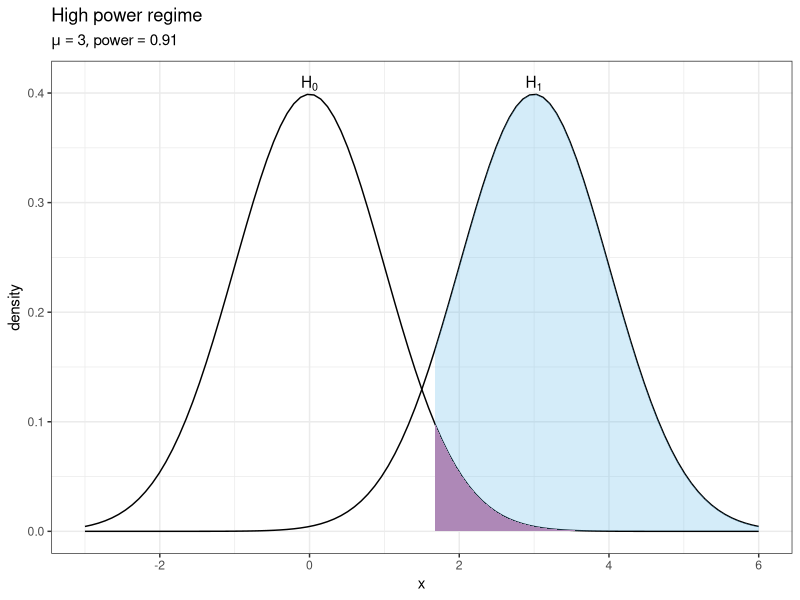
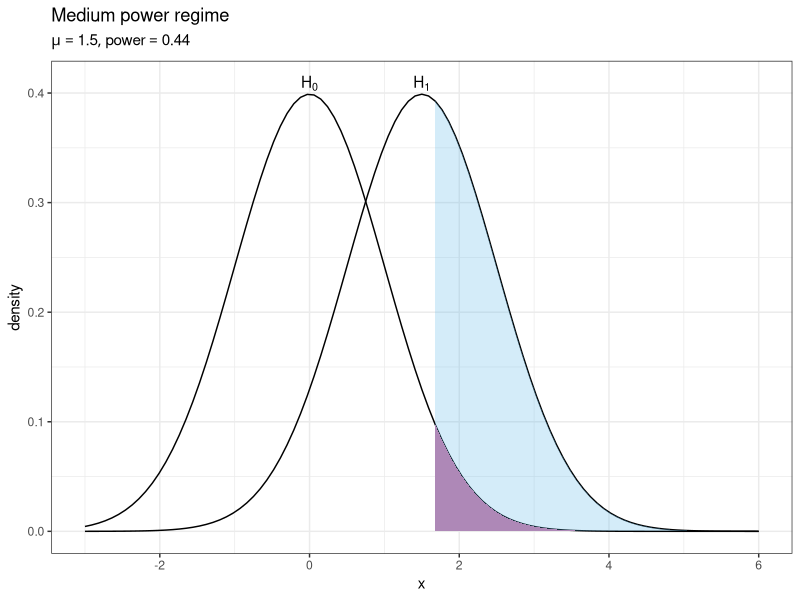
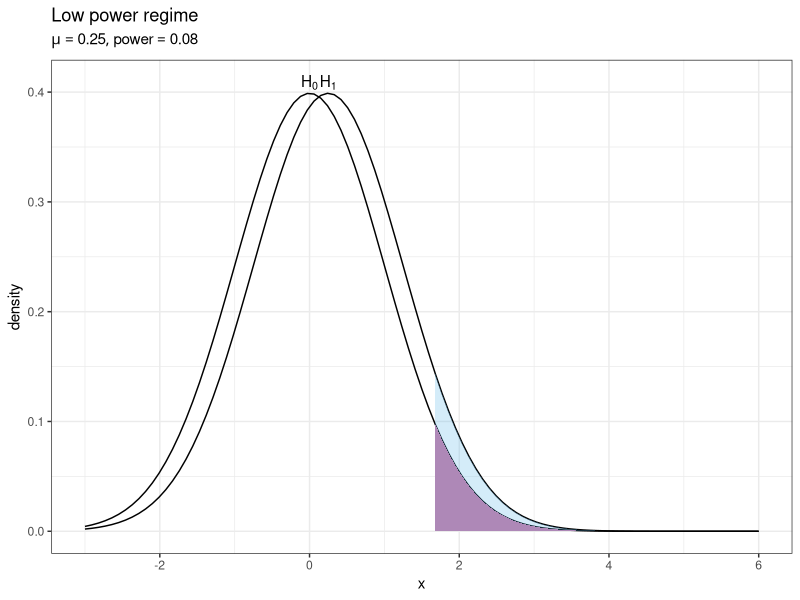
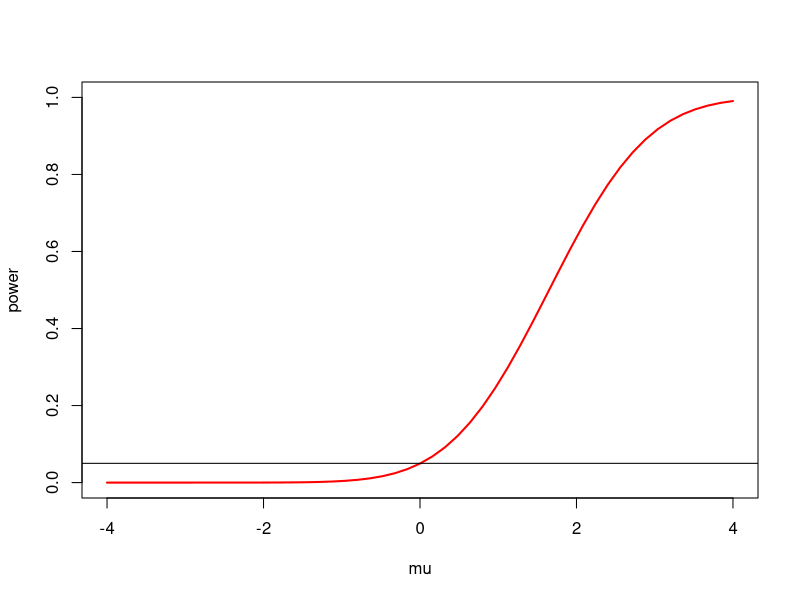
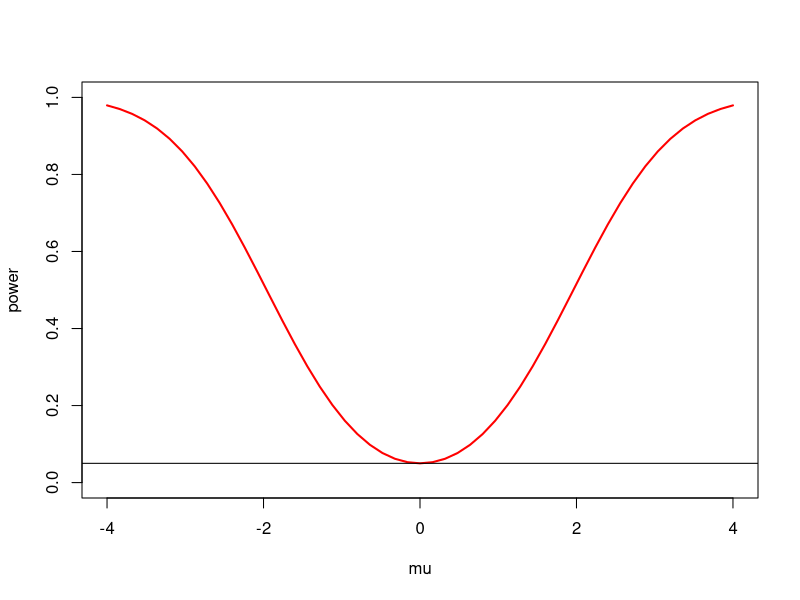
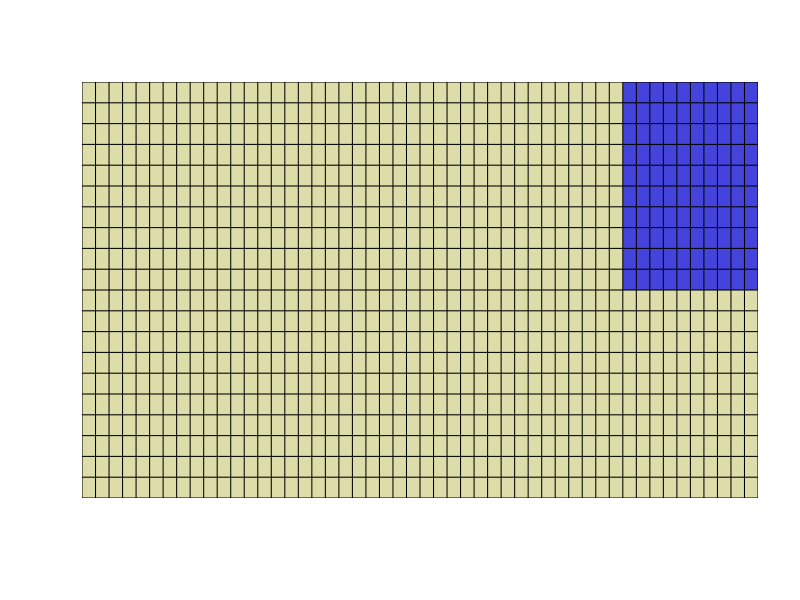
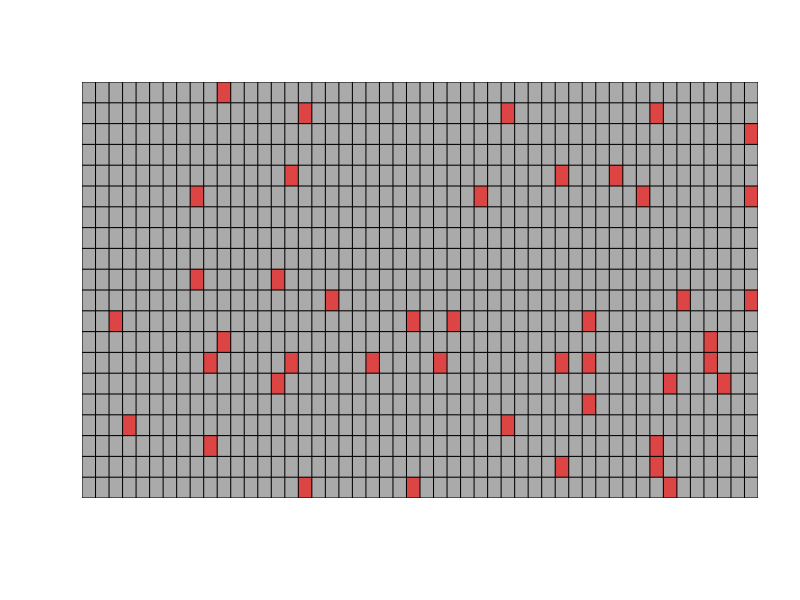
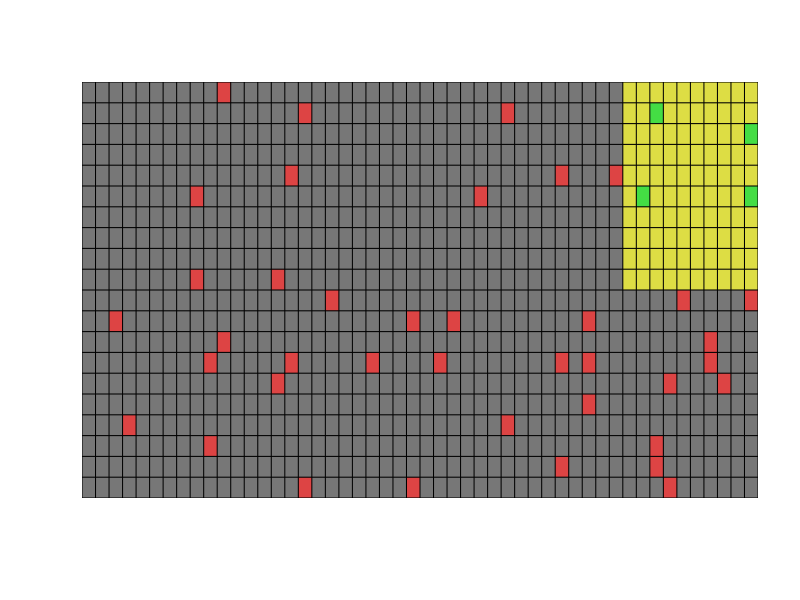

Write R code to recreate these figures, in order.
## ---- chunk 1
#source('http://stats101.stanford.edu/profile.R')
knitr::opts_chunk$set(echo = TRUE)
knitr::opts_chunk$set(dev="pdf", fig.align="center",fig.width=4.5,fig.height=3.3,out.width ='.85\\linewidth')
library(ggplot2)
## ---- chunk 2
library(ggplot2)

power_plot <- function(alpha=0.05, mu=1, xlim=c(-3,6)) {
  q = qnorm(1-alpha)
  power = pnorm(q, mean=mu, lower.tail=FALSE)
  text = bquote(list(mu == .(mu), 'power' == .(round(power, 2))))
  ggplot(data.frame(x=xlim), aes(x)) + 
    stat_function(fun=dnorm, geom='line') +
    stat_function(fun=function(x) ifelse(x>q, dnorm(x), NA),
                  geom='area', fill='#CC79A7') +
    stat_function(fun=function(x) dnorm(x, mean=mu), geom='line') +
    stat_function(fun=function(x) ifelse(x>q, dnorm(x, mean=mu), NA),
                  geom='area', fill='#56B4E9', alpha=0.25) +
    annotate('text', x=0, y=dnorm(0)+1e-2, parse=TRUE, label='H[0]') +
    annotate('text', x=mu, y=dnorm(0)+1e-2, parse=TRUE, label='H[1]') +
    labs(subtitle=text, y='density') + 
    theme_bw()
}
## ---- chunk 3
power_plot(mu=3) +
  labs(title='High power regime')
## ---- chunk 4
power_plot(mu=1.5) +
  labs(title='Medium power regime')
## ---- chunk 5
power_plot(mu=0.25) +
  labs(title='Low power regime')
## ---- chunk 6
mu = seq(-4, 4, length=51)
power = 1 - pnorm(1.65, mu, 1)
plot(mu, power, type='l', lwd=2, col='red', ylim=c(0,1))
abline(h=0.05)
## ---- chunk 7
power = pnorm(-1.96, mu, 1) + 1 - pnorm(1.96, mu, 1)
plot(mu, power, type='l', lwd=2, col='red', ylim=c(0,1))
abline(h=0.05)
## ---- chunk 8
par(mfrow=c(1,1))
truth = matrix(0,50,20)
truth[41:50,11:20] = 1
truth_col = c("#DDDDAAFF", "#4444DDFF")
image(truth, axes=FALSE, col=truth_col)
pu <- par("usr")
abline(v = seq(pu[1], pu[2], len=51), h = seq(pu[3], pu[4], len=21))
## ---- chunk 9
generate_outcome = function(typeI=0.05, typeII=0.2, Z=NULL) {

   if(is.null(Z)) {
       # mean of one-sided test with given typeI and typeII errors
       mean_ZA = qnorm(1 - typeI) - qnorm(typeII)
       mean_Z = matrix(0, 50, 20)
       mean_Z[41:50:11:20] = mean_ZA
       Z = matrix(rnorm(as.numeric(mean_Z)), 50, 20)
   }		 

   # Randomly selecting within "nothing" (and "something")
   result = Z > qnorm(1 - typeI)

   # Randomly selecting within "something"
   result[41:50,11:20] = result[41:50,11:20] + 2
   return(list(result=result, Z=Z, pval=1-pnorm(Z)))
}
typeI = 0.05
typeII = 0.20
outcome = generate_outcome(typeI=typeI, typeII=typeII)
discovery = outcome$pval < 0.05
## ---- chunk 10
discovery_col = c("#AAAAAAFF", "#DD4444FF")
image(discovery, axes=FALSE,col=discovery_col)
pu = par("usr")
abline(v = seq(pu[1], pu[2], len=51), h = seq(pu[3], pu[4], len=21))

## ---- chunk 11
outcome_col = c("#777777FF", "#DD4444FF", "#DDDD44FF", "#44DD44FF")
image(outcome$result, axes=FALSE,col=outcome_col)
pu = par("usr")
abline(v = seq(pu[1], pu[2], len=51), h = seq(pu[3], pu[4], len=21))
TD = sum(discovery) # total discoveries
TTD = sum(discovery[41:50,11:20]) # true discoveries
TFD = TD-TTD # False discoveries
FDP = TFD/TD # False discovery proportion
## ---- chunk 12
outcome_col = c("#777777FF", "#DD4444FF", "#DDDD44FF", "#44DD44FF")
image(outcome$result, axes=FALSE,col=outcome_col)
pu = par("usr")
abline(v = seq(pu[1], pu[2], len=51), h = seq(pu[3], pu[4], len=21))
## ---- chunk 13
TD = sum(discovery) # total discoveries
TTD = sum(discovery[41:50,11:20]) # true discoveries
TFD = TD-TTD # False discoveries
FDP = TFD/TD # False discovery proportion
data.frame(TD, TTD, TFD, FDP)
## ---- chunk 14
typeII = 0.4
outcome = generate_outcome(typeI=typeI, typeII=typeII)
discovery = outcome$pval < 0.05
image(outcome$result, axes=FALSE, col=outcome_col)
pu = par("usr")
abline(v = seq(pu[1], pu[2], len=51), h = seq(pu[3], pu[4], len=21))
## ---- chunk 15
TD = sum(discovery==1) # total discoveries
TTD = sum(discovery[41:50,11:20]) # true discoveries
TFD = TD-TTD # False discoveries
FDP = TFD/TD # False discovery proportion
data.frame(TD, TTD, TFD, FDP)
## ---- chunk 16
truth = rep(0, 10000) # 10,000 tests 
N = 1000 # number of non-zero means
mu = 2 # signal strength
truth[1:N] = mu # Non nulls with mean 2
# Generate data
y = rnorm(10000, truth, 1)
pvalue = 2*pnorm(-abs(y)) # two-sided p values
discovery = pvalue < 0.05 # discoveries
TD = sum(discovery) # number of discoveries
TTD = sum(pvalue[1:N]<0.05) # number of true discoveries 
TFD = TD - TTD # number of false discoveries
FDP = (TFD)/TD # false discovery proportion
FWER = as.numeric(TFD > 0)
data.frame(TFD, FDP, FWER)
## ---- chunk 17
discovery = pvalue<0.05/10000
TD = sum(discovery)
TTD = sum(discovery[1:N])
TFD = TD - TTD
FDP = 0
if (TD>0) {FDP = (TFD)/TD}
data.frame(TFD, FDP)
## ---- chunk 18
Discoveries<-NULL
TrueDiscoveries<-NULL
FalseDiscoveryProportion<-NULL
M<-10000 # number of iterations
for(i in 1:M)
{
	y<-rnorm(10000,truth,1)
pvalue<-2*pnorm(-abs(y))
discovery<-pvalue<0.05/10000
TD<-sum(discovery)
TTD<-sum(discovery[1:N])
TFD<-TD-TTD
if(TD>0){FDP<-(TFD)/TD}
if(TD==0){FDP<-0}
Discoveries<-c(Discoveries,TD)
TrueDiscoveries<-c(TrueDiscoveries,TTD)
FalseDiscoveryProportion<-c(FalseDiscoveryProportion,FDP)}

par(mfrow=c(2,2))
hist(Discoveries,main="Total Discoveries")
hist(TrueDiscoveries, main="Number of true discoveries")
plot(as.factor(Discoveries -TrueDiscoveries>0), main="At least one false Discovery")
mtext(paste("FWER=",as.character(round(sum((Discoveries -TrueDiscoveries)>0)/M,3))),side=1,line=2.5)
hist(FalseDiscoveryProportion, main="False Discovery Proportion",xlab="")
mtext(paste("FDR=",as.character(round(mean(FalseDiscoveryProportion),3))), side=1,line=2.5)
## ---- chunk 19

BH = function(p,alpha)
  {
    pw<-na.omit(p)
    n<-length(pw)
    pw<-sort(pw)
    comp<-(pw<(1:n)*alpha/n)
    outcome<-sum(comp==TRUE)    
    if(outcome>0){
      last<-max((1:n)[comp==TRUE])
      pcut<-pw[last]
      shr<-p*0
      shr[p<=pcut]<-1
      out<-list(shr,sum(shr>0,na.rm=T),pcut)
      names(out)<-c("Reject","Total.Rej","Pcut")
    }
    else
      {
        shr<-p*0
        out<-list(shr,outcome,0)
        names(out)<-c("Reject","Total.Rej","Pcut")
      }
    return(out)
    
  }

Discoveries<-NULL
TrueDiscoveries<-NULL
FalseDiscoveryProportion<-NULL
M<-10000 # number of iterations
for(i in 1:M)
{
	y<-rnorm(10000,truth,1)
pvalue<-2*pnorm(-abs(y))
discovery = BH(pvalue,0.05)[[1]]
TD = sum(discovery)
TTD = sum(discovery[1:N])
TTD = sum(discovery[1:N])
TFD = TD - TTD
FDP = 0
if(TD>0){
   FDP = TFD/TD
}
Discoveries = c(Discoveries,TD)
TrueDiscoveries = c(TrueDiscoveries,TTD)
FalseDiscoveryProportion = c(FalseDiscoveryProportion,FDP)
}

par(mfrow=c(2,2))
hist(Discoveries,main="Total Discoveries")
hist(TrueDiscoveries, main="Number of true discoveries")
plot(as.factor(Discoveries -TrueDiscoveries>0), main="At least one false Discovery")
mtext(paste("FWER=",as.character(round(sum((Discoveries -TrueDiscoveries)>0)/M,3))),side=1,line=2.5)
hist(FalseDiscoveryProportion, main="False Discovery Proportion",xlab="")
mtext(paste("FDR=",as.character(round(mean(FalseDiscoveryProportion),3))), side=1,line=2.5)
## ---- chunk 20
# Understanding what the BH function does

# Let's consider a vector of true means
truth<-rep(0,1000) # the majority of means is equal to 0
N<-100 # number of non-zero means
mu<-3 # signal strength
truth[1:N]<-mu # First N means set to mu 
# Generate data
y<-rnorm(1000,truth,1) # Generate data 
pvalue<-2*pnorm(-abs(y)) # Compute p-values
par(mfrow=c(2,2))
plot(sort(pvalue),main="Pvalues",pch=20,ylab="Sorted p-values",xlab="Order (i)")
lines(1:1000,0.05*(1:1000)/1000,col=2)

plot(sort(pvalue)[1:200],main="Zooming in",pch=20,ylab="Sorted p-values",xlab="Order (i)")
lines(1:1000,0.05*(1:1000)/1000,col=2)
plot(sort(pvalue)[1:100],main="Zooming in",pch=20,ylab="Sorted p-values",xlab="Order (i)")
lines(1:1000,0.05*(1:1000)/1000,col=2)
plot(sort(pvalue)[1:100],main="Zooming in, & selecting",pch=20,ylab="Sorted p-values",xlab="Order (i)")
lines(1:1000,0.05*(1:1000)/1000,col=2)
points((1:1000)[sort(pvalue)<BH(pvalue,0.05)$Pcut], sort(pvalue)[sort(pvalue)<BH(pvalue,0.05)$Pcut],col=2,pch=20)
## ---- chunk 21
par(mfrow=c(1,3))
Tmean<-rep(0,1000) # the majority of means is equal to 0
N<-100 # number of non-zero means
mu<-3 # signal strength
Tmean[1:N]<-mu 
# Generate data
y<-rnorm(1000,Tmean,1)
pvalue<-2*pnorm(-abs(y))
plot(sort(pvalue)[1:250],main=paste("Proportion of non null = ",as.character(round(N/1000,2))),pch=20,ylab="Sorted p-values",xlab="Order (i)",ylim=c(0,0.025))
lines(1:1000,0.05*(1:1000)/1000,col=2)
points((1:1000)[sort(pvalue)<BH(pvalue,0.05)$Pcut], sort(pvalue)[sort(pvalue)<BH(pvalue,0.05)$Pcut],col=2,pch=20)

Tmean<-rep(0,1000) # the majority of means is equal to 0
N<-200 # number of non-zero means
mu<-3 # signal strength
Tmean[1:N]<-mu
# Generate data
y<-rnorm(1000,Tmean,1)
pvalue<-2*pnorm(-abs(y))
plot(sort(pvalue)[1:250],main=paste("Proportion of non null = ",as.character(round(N/1000,2))),pch=20,ylab="Sorted p-values",xlab="Order (i)",ylim=c(0,0.025))
lines(1:1000,0.05*(1:1000)/1000,col=2)
points((1:1000)[sort(pvalue)<BH(pvalue,0.05)$Pcut], sort(pvalue)[sort(pvalue)<BH(pvalue,0.05)$Pcut],col=2,pch=20)

Tmean<-rep(0,1000) # the majority is equal to 0
N<-300 # number of non zero means
mu<-3 # signal strength
Tmean[1:N]<-mu
# Generate data
y<-rnorm(1000,Tmean,1)
pvalue<-2*pnorm(-abs(y))
plot(sort(pvalue)[1:250],main=paste("Proportion of non null = ",as.character(round(N/1000,2))),pch=20,ylab="Sorted p-values",xlab="Order (i)",ylim=c(0,0.025))
lines(1:1000,0.05*(1:1000)/1000,col=2)
points((1:1000)[sort(pvalue)<BH(pvalue,0.05)$Pcut], sort(pvalue)[sort(pvalue)<BH(pvalue,0.05)$Pcut],col=2,pch=20)
